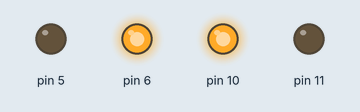
Recording of a sketch running on a simulated Arduino Uno, built with avr-gcc and run on an emulated ATmega328P. Shown: output pins drawn as LEDs (lit = HIGH).

Above: at 1.0 s.
At 2.2 s:
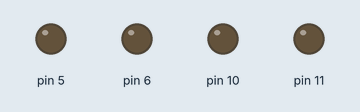
At 3.5 s:
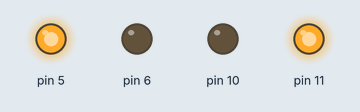
Timing chart, 0 to 6.5 s (numbered marks = the images above):
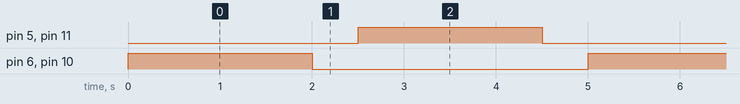

Measured:
- by itself, pin 5, pin 6, pin 10, pin 11: alternates HIGH for 2.0 s and LOW for 3.0 s
- by itself, everything shown: repeats every 5.0 s, in 4 steps

The sketch:

H-Bridge.ino
```cpp
void setup()
{
  pinMode(5, OUTPUT);
  pinMode(6, OUTPUT);
  pinMode(10, OUTPUT);
  pinMode(11, OUTPUT);
}

void loop()
{
  digitalWrite(5, LOW);
//  analogWrite(6, 50);
  digitalWrite(6, HIGH);
  digitalWrite(10, HIGH);
  digitalWrite(11, LOW);
  delay(2000);

  digitalWrite(5, LOW);
  digitalWrite(6, LOW);
  digitalWrite(10, LOW);
  digitalWrite(11, LOW);
  delay(500);

//  analogWrite(5, 50);
  digitalWrite(5, HIGH);
  digitalWrite(6, !HIGH);
  digitalWrite(10, !HIGH);
  digitalWrite(11, !LOW);
  delay(2000);

  digitalWrite(5, LOW);
  digitalWrite(6, LOW);
  digitalWrite(10, LOW);
  digitalWrite(11, LOW);
  delay(500);
}
```
